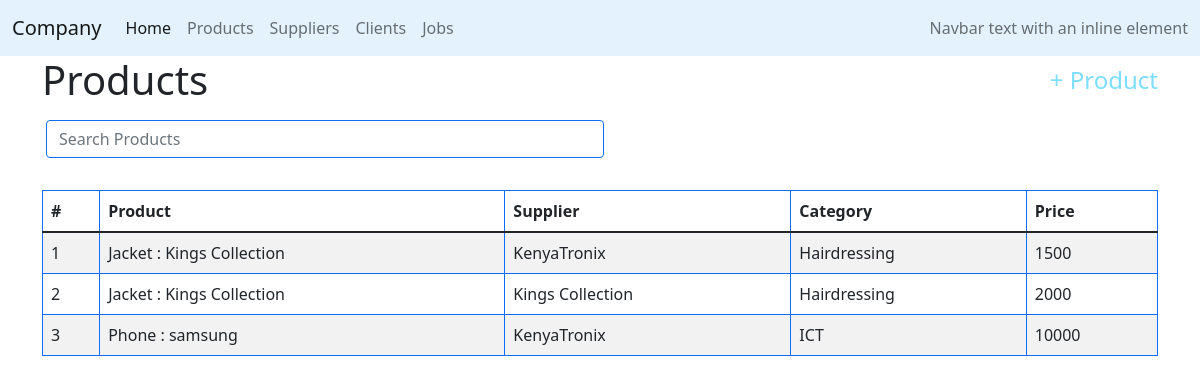
/company/products, run on an earlier commit of the app's database.
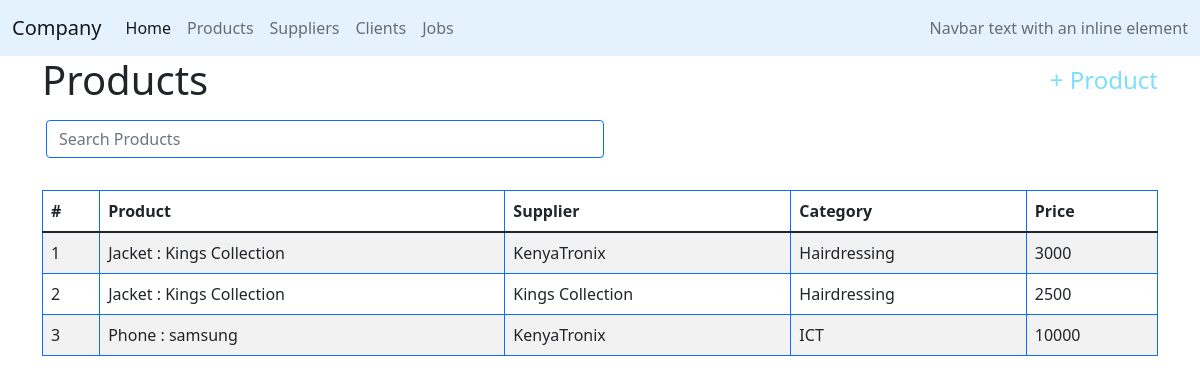
And on a later commit of the database.
### company/models.py (models this page shows, shortened)
class Price(models.Model):
    id = models.BigAutoField(primary_key=True)
    price = models.IntegerField()
    product = models.ForeignKey(Product, related_name="productPrice",on_delete=models.CASCADE, blank=True, null=True)
    supplier = models.ForeignKey(Supplier,related_name="products", on_delete=models.CASCADE, blank=True, null=True)

class Product(models.Model):
    id = models.BigAutoField(primary_key=True)
    category = models.IntegerField()
    nameP = models.CharField(max_length=64)
    brand = models.CharField(max_length=64)
    size = models.IntegerField()
    weight = models.IntegerField()
    description = models.TextField()

class Company(PolymorphicModel):
    id = models.BigAutoField(primary_key=True)
    nameC = models.CharField(max_length=64)
    address = models.IntegerField()
    email = models.CharField(max_length=64, default=0)
    contact = models.IntegerField()

### company/views.py (the view)
# urls.py: path('products', views.products, name='products'),
def products(request):
    products = Price.objects.all()
    suppliers = Supplier.objects.all()
    return render(request, "company/products.html",{
        "products": products[::-1],
        "suppliers": suppliers,
        "categories": categories
    })

### company/models.py (called while the page is built)
    def __str__(self):
        return f"{self.nameC}"

### company/templates/company/products.html (shortened to what this page needs)
{% extends "company/layout.html"%}
{% block body %}
<div class="container">
    <div class="d-flex justify-content-between mr-2">
        <h1>Products</h1>
        <h4 class="align-self-center" id="addButton">+ Product</h4>
    </div>
    <div class="filterProduct row form-group mx-1 mb-4 pt-2 col-md-6">
      <input class="filterInput form-control border-primary" type="text" placeholder="Search Products">
    </div>
    <div class="rounded mt-2 pt-2">
      <table class="table table-striped table-hover table-bordered border-primary pt-2">
          <thead>
            <tr>
              <th scope="col">#</th>
              <th scope="col">Product</th>
              <th scope="col">Supplier</th>
              <th scope="col">Category</th>
              <th scope="col">Price</th>
            </tr>
          </thead>
          <tbody id="tableProduct">
              {%for product in products %}
              <tr id="{{product.product.id}}">
                  <td scope="row" class="rowCounter"></td>
                  <td>{{product.product.nameP}} : {{product.product.brand}} </td>
                  <td>{{product.supplier}}</td>
                  <td class="categoryColumn">{{product.product.category}}</td>
                  <td>{{product.price}}</td>
              </tr>
              {%endfor%}
          </tbody>
        </table>
    </div>
</div>
{%endblock%}
{% load static %}

### company/templates/company/layout.html (shortened to what this page needs)
{%load static%}
<!DOCTYPE html>
<html lang="en">
<head>
    <link href="{% static 'company/styles.css' %}?{% now 'U' %}" rel="stylesheet" type="text/css" >
    <link href="https://cdn.jsdelivr.net/npm/bootstrap@5.1.3/dist/css/bootstrap.min.css" rel="stylesheet">
    <link rel="stylesheet" href="https://use.fontawesome.com/releases/v5.8.1/css/all.css">
</head>
<body>
    <div>
        <nav class="navbar navbar-expand-lg navbar-light " style="background-color: #e3f2fd;">
            <div class="container-fluid">
              <a class="navbar-brand" href="#">Company</a>
              <div class="collapse navbar-collapse" id="navbarText">
                <ul class="navbar-nav me-auto mb-2 mb-lg-0">
                  <li class="nav-item">
                    <a class="nav-link active" aria-current="page" href="#">Home</a>
                  </li>
                  <li class="nav-item">
                    <a class="nav-link" href="{% url 'company:products' %}">Products</a>
                  </li>
                  <li class="nav-item">
                    <a class="nav-link" href="{% url 'company:suppliers' %}">Suppliers</a>
                  </li>
                  <li class="nav-item">
                    <a class="nav-link" href="{% url 'company:clients' %}">Clients</a>
                  </li>
                  <li class="nav-item">
                    <a class="nav-link" href="{% url 'company:jobs' %}">Jobs</a>
                  </li>
                </ul>
                <span class="navbar-text">
                  Navbar text with an inline element
                </span>
              </div>
            </div>
          </nav>
    </div>
    <div class="body">
      {%block body%}
      {%endblock%}
    </div>
</body>
</html>

### company/static/company/styles.css (style rules this page uses)
#addButton { color: rgb(124, 222, 252); }
table { counter-reset: rowCount; }
.rowCounter::before { counter-increment: rowCount; content: counter(rowCount); }
a { cursor: pointer; }

What changed in the data, as far as the page shows it:
changed Price (number 1 of 3 on the later page): price "1500" → "3000"
changed Price (number 2 of 3 on the later page): price "2000" → "2500"
